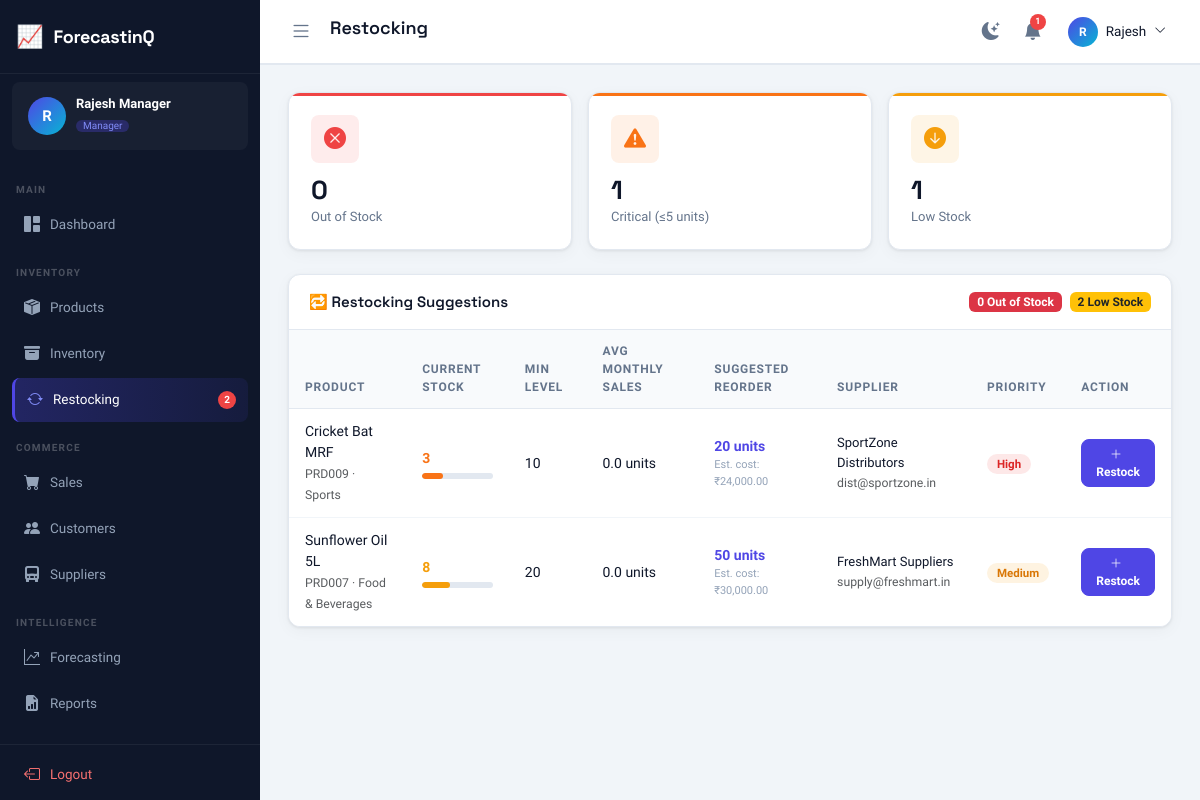
The page /inventory/restocking (signed in) on the database its author committed.
### tables this page shows
CREATE TABLE products (
    id INTEGER PRIMARY KEY AUTOINCREMENT,
    product_code VARCHAR(20) UNIQUE NOT NULL,
    name VARCHAR(200) NOT NULL,
    category_id INTEGER,
    brand VARCHAR(100),
    supplier_id INTEGER,
    cost_price DECIMAL(12,2) NOT NULL DEFAULT 0.00,
    selling_price DECIMAL(12,2) NOT NULL DEFAULT 0.00,
    stock_quantity INTEGER DEFAULT 0,
    min_stock_level INTEGER DEFAULT 10,
    reorder_quantity INTEGER DEFAULT 50,
    image_path VARCHAR(255),
    description TEXT,
    status VARCHAR(20) DEFAULT 'active' CHECK(status IN ('active','inactive')),
    created_at TIMESTAMP DEFAULT CURRENT_TIMESTAMP,
    updated_at TIMESTAMP DEFAULT CURRENT_TIMESTAMP,
    FOREIGN KEY (category_id) REFERENCES categories(id) ON DELETE SET NULL,
    FOREIGN KEY (supplier_id) REFERENCES suppliers(id) ON DELETE SET NULL
);

CREATE TABLE categories (
    id INTEGER PRIMARY KEY AUTOINCREMENT,
    name VARCHAR(100) NOT NULL,
    description TEXT,
    created_at TIMESTAMP DEFAULT CURRENT_TIMESTAMP
);

CREATE TABLE suppliers (
    id INTEGER PRIMARY KEY AUTOINCREMENT,
    supplier_code VARCHAR(20) UNIQUE NOT NULL,
    name VARCHAR(150) NOT NULL,
    email VARCHAR(150),
    phone VARCHAR(20),
    address TEXT,
    city VARCHAR(100),
    country VARCHAR(100),
    status VARCHAR(20) DEFAULT 'active' CHECK(status IN ('active','inactive')),
    created_at TIMESTAMP DEFAULT CURRENT_TIMESTAMP,
    updated_at TIMESTAMP DEFAULT CURRENT_TIMESTAMP
);

### blueprints/inventory.py (the view)
@bp.route("/restocking")
@login_required
def restocking():
    need_restock = dbFetchAll(
        """
        SELECT p.*, c.name AS cat, s.name AS supplier_name, s.email AS supplier_email,
               COALESCE((
                   SELECT AVG(si.quantity)
                   FROM sales_items si JOIN sales sa ON sa.id=si.sale_id
                   WHERE si.product_id=p.id AND sa.sale_date >= date('now','-30 days')
               ),0) AS avg_monthly_sales
        FROM products p
        LEFT JOIN categories c ON c.id=p.category_id
        LEFT JOIN suppliers s ON s.id=p.supplier_id
        WHERE p.status='active' AND p.stock_quantity <= p.min_stock_level
        ORDER BY (p.stock_quantity * 1.0 / MAX(p.min_stock_level,1)) ASC
        """
    )
    for p in need_restock:
        suggested = max(p["reorder_quantity"], round(p["avg_monthly_sales"] * 2))
        p["suggested"] = suggested
        p["est_cost"] = suggested * p["cost_price"]
        if p["stock_quantity"] == 0:
            p["priority"], p["pcls"], p["pcol"] = "Critical", "badge-critical", "#ef4444"
        elif p["stock_quantity"] <= 5:
            p["priority"], p["pcls"], p["pcol"] = "High", "badge-critical", "#f97316"
        else:
            p["priority"], p["pcls"], p["pcol"] = "Medium", "badge-low-stock", "#f59e0b"
        p["pct"] = min(100, round(p["stock_quantity"] / p["min_stock_level"] * 100)) if p["min_stock_level"] else 0
    counts = {
        "critical": dbFetchOne("SELECT COUNT(*) AS v FROM products WHERE stock_quantity<=5 AND stock_quantity>0 AND status='active'")["v"],
        "low": dbFetchOne("SELECT COUNT(*) AS v FROM products WHERE stock_quantity>5 AND stock_quantity<=min_stock_level AND status='active'")["v"],
        "out": dbFetchOne("SELECT COUNT(*) AS v FROM products WHERE stock_quantity=0 AND status='active'")["v"],
    }
    return render_template(
        "inventory/restocking.html",
        page_title="Restocking", active_menu="restocking",
        need_restock=need_restock, counts=counts,
    )

### db.py (called while the page is built)
def get_db():
    if "db" not in g:
        g.db = sqlite3.connect(current_app.config["DATABASE_PATH"])
        g.db.row_factory = sqlite3.Row
        g.db.execute("PRAGMA foreign_keys = ON")
    return g.db

def _row_to_dict(row):
    return dict(row) if row is not None else None

def dbFetchAll(sql, params=()):
    cur = get_db().execute(sql, params)
    return [dict(r) for r in cur.fetchall()]

def dbFetchOne(sql, params=()):
    cur = get_db().execute(sql, params)
    row = cur.fetchone()
    return _row_to_dict(row)

### utils.py (called while the page is built)
def is_logged_in() -> bool:
    return bool(session.get("user_id"))

def get_current_user() -> dict:
    return {
        "id": session.get("user_id", 0),
        "name": session.get("user_name", ""),
        "email": session.get("user_email", ""),
        "role": session.get("user_role", ""),
        "username": session.get("username", ""),
    }

def login_required(view):
    @wraps(view)
    def wrapped(*args, **kwargs):
        if not is_logged_in():
            return redirect(url_for("auth.login"))
        return view(*args, **kwargs)
    return wrapped

def format_currency(amount) -> str:
    try:
        return "\u20b9" + f"{float(amount):,.2f}"
    except (TypeError, ValueError):
        return "\u20b90.00"

def format_datetime(value) -> str:
    if not value:
        return ""
    dt = _to_datetime(value)
    return dt.strftime("%d %b %Y, %I:%M %p") if dt else str(value)

def _to_datetime(value):
    if isinstance(value, (datetime, date)):
        return value
    if not isinstance(value, str):
        return None
    for fmt in ("%Y-%m-%d %H:%M:%S", "%Y-%m-%d", "%Y-%m-%dT%H:%M:%S"):
        try:
            return datetime.strptime(value, fmt)
        except ValueError:
            continue
    return None

def get_unread_notifications():
    user = get_current_user()
    return dbFetchAll(
        "SELECT * FROM notifications WHERE user_id = ? AND is_read = 0 ORDER BY created_at DESC LIMIT 10",
        (user["id"],),
    )

def get_notification_count() -> int:
    user = get_current_user()
    row = dbFetchOne(
        "SELECT COUNT(*) AS cnt FROM notifications WHERE user_id = ? AND is_read = 0",
        (user["id"],),
    )
    return int(row["cnt"]) if row else 0

def get_low_stock_count() -> int:
    row = dbFetchOne(
        "SELECT COUNT(*) AS cnt FROM products WHERE stock_quantity <= min_stock_level AND status='active'"
    )
    return int(row["cnt"]) if row else 0

### templates/inventory/restocking.html
{% extends "base.html" %}
{% block content %}
<div class="row g-3 mb-4">
    <div class="col-md-4">
        <div class="stat-card" style="--card-color:#ef4444;--card-icon-bg:rgba(239,68,68,0.1)">
            <div class="stat-card-icon"><i class="bi bi-x-circle-fill" style="color:#ef4444"></i></div>
            <div class="stat-card-value">{{ counts.out }}</div>
            <div class="stat-card-label">Out of Stock</div>
        </div>
    </div>
    <div class="col-md-4">
        <div class="stat-card" style="--card-color:#f97316;--card-icon-bg:rgba(249,115,22,0.1)">
            <div class="stat-card-icon"><i class="bi bi-exclamation-triangle-fill" style="color:#f97316"></i></div>
            <div class="stat-card-value">{{ counts.critical }}</div>
            <div class="stat-card-label">Critical (&le;5 units)</div>
        </div>
    </div>
    <div class="col-md-4">
        <div class="stat-card" style="--card-color:#f59e0b;--card-icon-bg:rgba(245,158,11,0.1)">
            <div class="stat-card-icon"><i class="bi bi-arrow-down-circle-fill" style="color:#f59e0b"></i></div>
            <div class="stat-card-value">{{ counts.low }}</div>
            <div class="stat-card-label">Low Stock</div>
        </div>
    </div>
</div>
<div class="table-card">
    <div class="table-card-header">
        <span class="table-card-title">🔁 Restocking Suggestions</span>
        <div class="d-flex gap-2">
            <span class="badge bg-danger">{{ counts.out }} Out of Stock</span>
            <span class="badge bg-warning text-dark">{{ counts.critical + counts.low }} Low Stock</span>
        </div>
    </div>
    {% if not need_restock %}
    <div class="empty-state"><i class="bi bi-check-circle-fill text-success" style="opacity:1"></i><p class="text-success fw-600">All products are well-stocked!</p></div>
    {% else %}
    <div class="table-responsive">
        <table class="table">
            <thead>
                <tr>
                    <th>Product</th><th>Current Stock</th><th>Min Level</th>
                    <th>Avg Monthly Sales</th><th>Suggested Reorder</th>
                    <th>Supplier</th><th>Priority</th><th>Action</th>
                </tr>
            </thead>
            <tbody>
            {% for p in need_restock %}
            <tr>
                <td>
                    <div class="fw-600">{{ p.name }}</div>
                    <small class="text-muted">{{ p.product_code }} · {{ p.cat or '' }}</small>
                </td>
                <td>
                    <span class="fw-700" style="color:{{ p.pcol }}">{{ p.stock_quantity }}</span>
                    <div class="stock-bar mt-1">
                        <div class="stock-fill" data-pct="{{ p.pct }}" style="background:{{ p.pcol }};width:0%"></div>
                    </div>
                </td>
                <td>{{ p.min_stock_level }}</td>
                <td>{{ '%.1f'|format(p.avg_monthly_sales) }} units</td>
                <td>
                    <span class="fw-700 text-primary-custom">{{ p.suggested }} units</span>
                    <div style="font-size:11px;color:var(--text-muted);">
                        Est. cost: {{ fmt_currency(p.est_cost) }}
                    </div>
                </td>
                <td>
                    {% if p.supplier_name %}
                    <div class="fw-600" style="font-size:13px;">{{ p.supplier_name }}</div>
                    <small class="text-muted">{{ p.supplier_email or '' }}</small>
                    {% else %}
                    <span class="text-muted">—</span>
                    {% endif %}
                </td>
                <td><span class="badge-status {{ p.pcls }}">{{ p.priority }}</span></td>
                <td>
                    <a href="{{ url_for('inventory.index') }}" class="btn btn-sm btn-primary">
                        <i class="bi bi-plus-lg me-1"></i>Restock
                    </a>
                </td>
            </tr>
            {% endfor %}
            </tbody>
        </table>
    </div>
    {% endif %}
</div>
{% endblock %}

### static/css/app.css (style rules this page uses)
:root { --primary: #4f46e5; --primary-dark: #3730a3; --primary-light: #818cf8; --accent: #06b6d4; --success: #10b981; --warning: #f59e0b; --danger: #ef4444; --info: #3b82f6; --bg: #f1f5f9; --surface: #ffffff; --surface-2: #f8fafc; --border: #e2e8f0; --border-light: #f1f5f9; --text-primary: #0f172a; --text-secondary:#64748b; --text-muted: #94a3b8; --sidebar-bg: #0f172a; --sidebar-text: #94a3b8; --sidebar-active:#4f46e5; --sidebar-hover: rgba(255,255,255,0.07); --sidebar-width: 260px; --topbar-bg: #ffffff; --topbar-height: 64px; --radius: 12px; --radius-sm: 8px; --radius-lg: 16px; --shadow: 0 1px 3px rgba(0,0,0,0.08), 0 4px 16px rgba(0,0,0,0.04); --shadow-md: 0 4px 24px rgba(0,0,0,0.10); --font-main: 'Plus Jakarta Sans', sans-serif; --font-head: 'Space Grotesk', sans-serif; --transition: 0.22s cubic-bezier(0.4,0,0.2,1); }
*, *::before, *::after { box-sizing: border-box; margin: 0; padding: 0; }
html { scroll-behavior: smooth; }
body { font-family: var(--font-main); background: var(--bg); color: var(--text-primary); display: flex; min-height: 100vh; overflow-x: hidden; transition: background var(--transition), color var(--transition); }
.stat-card { background: var(--surface); border: 1px solid var(--border); border-radius: var(--radius); padding: 22px; box-shadow: var(--shadow); transition: transform var(--transition), box-shadow var(--transition); position: relative; overflow: hidden; }
.stat-card::after { content: ''; position: absolute; top: 0; left: 0; right: 0; height: 3px; background: var(--card-color, var(--primary)); }
.stat-card-icon { width: 48px; height: 48px; border-radius: var(--radius-sm); display: flex; align-items: center; justify-content: center; font-size: 22px; margin-bottom: 14px; background: var(--card-icon-bg, rgba(79,70,229,0.1)); }
.stat-card-value { font-family: var(--font-head); font-size: 26px; font-weight: 700; color: var(--text-primary); line-height: 1; }
.stat-card-label { font-size: 13px; color: var(--text-secondary); margin-top: 4px; }
.table-card { background: var(--surface); border: 1px solid var(--border); border-radius: var(--radius); box-shadow: var(--shadow); overflow: hidden; }
.table-card-header { display: flex; align-items: center; justify-content: space-between; padding: 16px 20px; border-bottom: 1px solid var(--border); flex-wrap: wrap; gap: 10px; }
.table-card-title { font-family: var(--font-head); font-size: 15px; font-weight: 600; color: var(--text-primary); }
.table { margin: 0; }
.table thead th { background: var(--surface-2); color: var(--text-secondary); font-size: 12px; font-weight: 600; text-transform: uppercase; letter-spacing: 0.8px; padding: 12px 16px; border-bottom: 1px solid var(--border); border-top: none; }
.table tbody td { padding: 12px 16px; font-size: 14px; color: var(--text-primary); vertical-align: middle; border-bottom: 1px solid var(--border-light); }
.table tbody tr:last-child td { border-bottom: none; }
.badge-status { padding: 3px 10px; border-radius: 20px; font-size: 11.5px; font-weight: 600; }
.badge-low-stock { background: rgba(245,158,11,0.12); color: #d97706; }
.badge-critical { background: rgba(239,68,68,0.12); color: #dc2626; }
.btn { border-radius: var(--radius-sm); font-weight: 600; font-family: var(--font-main); font-size: 13.5px; transition: all var(--transition); }
.btn-primary { background: var(--primary); border-color: var(--primary); }
.btn-sm { font-size: 12px; padding: 5px 12px; }
.stock-bar { height: 6px; border-radius: 3px; background: var(--border); overflow: hidden; }
.stock-fill { height: 100%; border-radius: 3px; transition: width 0.5s ease; }
.text-primary-custom { color: var(--primary) !important; }
.fw-700 { font-weight: 700; }

### rows shown on the page
products: name "Cricket Bat MRF", product_code "PRD009", name "Sports", stock_quantity "3", min_stock_level "10", avg_monthly_sales "0.0", suggested "20", fmt_currency "₹24,000.00", supplier_name "SportZone Distributors", email "dist@sportzone.in", priority "High"
products: name "Sunflower Oil 5L", product_code "PRD007", name "Food & Beverages", stock_quantity "8", min_stock_level "20", avg_monthly_sales "0.0", suggested "50", fmt_currency "₹30,000.00", supplier_name "FreshMart Suppliers", email "supply@freshmart.in", priority "Medium"

### other values the page prints
{{ app_name }} "ForecastinQ"
{{ (current_user.name or '?')[0]|upper }} "R"
{{ current_user.name }} "Rajesh Manager"
{{ current_user.role|capitalize }} "Manager"
{{ low_stock_count }} "2"
{{ page_title|default('Dashboard') }} "Restocking"
{{ notif_count }} "1"
{{ current_user.name.split(' ')[0] if current_user.name else '' }} "Rajesh"
{{ counts.out }} "0"
{{ counts.critical }} "1"
{{ counts.low }} "1"
{{ counts.critical + counts.low }} "2"
